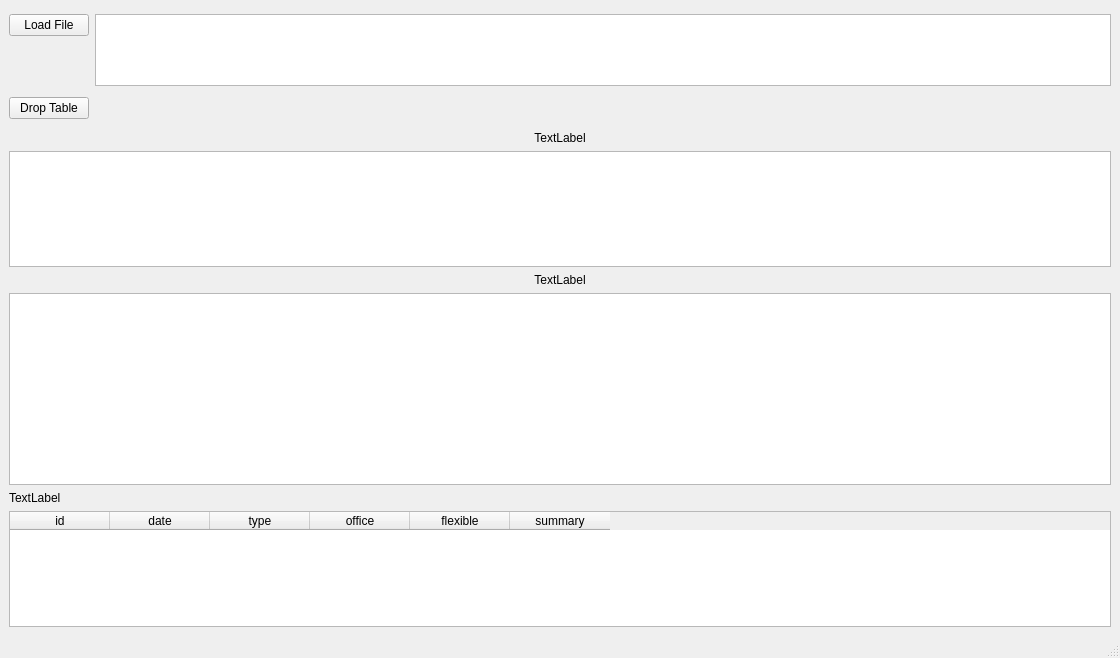
<?xml version="1.0" encoding="UTF-8"?>
<ui version="4.0">
 <class>MainWindow</class>
 <widget class="QMainWindow" name="MainWindow">
  <property name="geometry">
   <rect>
    <x>0</x>
    <y>0</y>
    <width>1120</width>
    <height>658</height>
   </rect>
  </property>
  <property name="windowTitle">
   <string>MainWindow</string>
  </property>
  <widget class="QWidget" name="centralwidget">
   <layout class="QVBoxLayout" name="verticalLayout">
    <item>
     <layout class="QFormLayout" name="formLayout">
      <item row="0" column="0">
       <widget class="QPushButton" name="loadFile">
        <property name="text">
         <string>Load File</string>
        </property>
       </widget>
      </item>
      <item row="0" column="1">
       <widget class="QListWidget" name="listWidget">
        <property name="sizeAdjustPolicy">
         <enum>QAbstractScrollArea::AdjustToContents</enum>
        </property>
       </widget>
      </item>
      <item row="1" column="0">
       <widget class="QPushButton" name="droptable">
        <property name="text">
         <string>Drop Table</string>
        </property>
       </widget>
      </item>
     </layout>
    </item>
    <item>
     <widget class="QLabel" name="monat_view">
      <property name="text">
       <string>&lt;html&gt;&lt;head/&gt;&lt;body&gt;&lt;p align=&quot;center&quot;&gt;TextLabel&lt;/p&gt;&lt;/body&gt;&lt;/html&gt;</string>
      </property>
     </widget>
    </item>
    <item>
     <widget class="QListWidget" name="listWidget_2">
      <property name="sizeAdjustPolicy">
       <enum>QAbstractScrollArea::AdjustToContents</enum>
      </property>
     </widget>
    </item>
    <item>
     <widget class="QLabel" name="tag_view">
      <property name="text">
       <string>&lt;html&gt;&lt;head/&gt;&lt;body&gt;&lt;p align=&quot;center&quot;&gt;TextLabel&lt;/p&gt;&lt;/body&gt;&lt;/html&gt;</string>
      </property>
     </widget>
    </item>
    <item>
     <widget class="QListWidget" name="listWidget_3"/>
    </item>
    <item>
     <widget class="QLabel" name="db_view">
      <property name="text">
       <string>TextLabel</string>
      </property>
     </widget>
    </item>
    <item>
     <widget class="QTableWidget" name="datalist">
      <property name="sizeAdjustPolicy">
       <enum>QAbstractScrollArea::AdjustToContents</enum>
      </property>
      <column>
       <property name="text">
        <string>id</string>
       </property>
      </column>
      <column>
       <property name="text">
        <string>date</string>
       </property>
      </column>
      <column>
       <property name="text">
        <string>type</string>
       </property>
      </column>
      <column>
       <property name="text">
        <string>office</string>
       </property>
      </column>
      <column>
       <property name="text">
        <string>flexible</string>
       </property>
      </column>
      <column>
       <property name="text">
        <string>summary</string>
       </property>
      </column>
     </widget>
    </item>
   </layout>
  </widget>
  <widget class="QMenuBar" name="menubar">
   <property name="geometry">
    <rect>
     <x>0</x>
     <y>0</y>
     <width>1120</width>
     <height>21</height>
    </rect>
   </property>
  </widget>
  <widget class="QStatusBar" name="statusbar"/>
 </widget>
 <resources/>
 <connections>
  <connection>
   <sender>loadFile</sender>
   <signal>clicked()</signal>
   <receiver>MainWindow</receiver>
   <slot>loadFile()</slot>
   <hints>
    <hint type="sourcelabel">
     <x>89</x>
     <y>54</y>
    </hint>
    <hint type="destinationlabel">
     <x>298</x>
     <y>87</y>
    </hint>
   </hints>
  </connection>
  <connection>
   <sender>droptable</sender>
   <signal>clicked()</signal>
   <receiver>MainWindow</receiver>
   <slot>drop_table()</slot>
   <hints>
    <hint type="sourcelabel">
     <x>70</x>
     <y>129</y>
    </hint>
    <hint type="destinationlabel">
     <x>133</x>
     <y>132</y>
    </hint>
   </hints>
  </connection>
 </connections>
 <slots>
  <slot>process_line(QString)</slot>
  <slot>loadFile()</slot>
  <slot>drop_table()</slot>
 </slots>
</ui>
